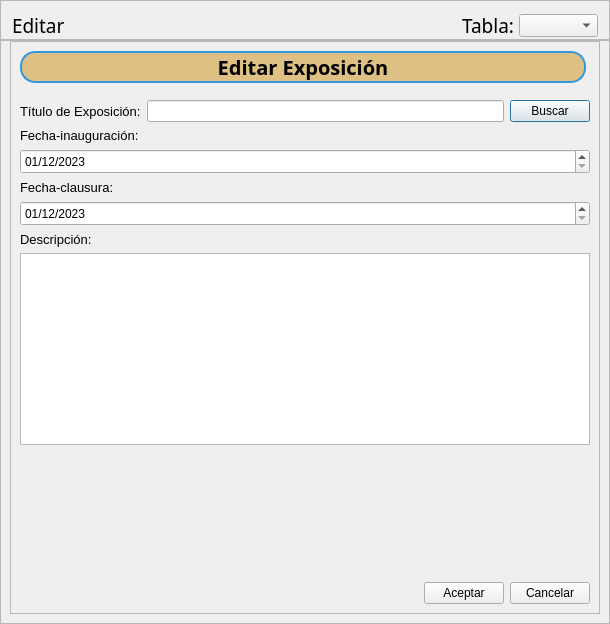
<?xml version="1.0" encoding="UTF-8"?>
<ui version="4.0">
 <class>Dialog</class>
 <widget class="QDialog" name="Dialog">
  <property name="geometry">
   <rect>
    <x>0</x>
    <y>0</y>
    <width>610</width>
    <height>624</height>
   </rect>
  </property>
  <property name="windowTitle">
   <string>Dialog</string>
  </property>
  <layout class="QVBoxLayout" name="verticalLayout">
   <property name="spacing">
    <number>0</number>
   </property>
   <property name="leftMargin">
    <number>0</number>
   </property>
   <property name="topMargin">
    <number>0</number>
   </property>
   <property name="rightMargin">
    <number>0</number>
   </property>
   <property name="bottomMargin">
    <number>0</number>
   </property>
   <item>
    <widget class="QFrame" name="frame">
     <property name="maximumSize">
      <size>
       <width>16777215</width>
       <height>50</height>
      </size>
     </property>
     <property name="frameShape">
      <enum>QFrame::StyledPanel</enum>
     </property>
     <property name="frameShadow">
      <enum>QFrame::Raised</enum>
     </property>
     <layout class="QHBoxLayout" name="horizontalLayout_3">
      <property name="spacing">
       <number>0</number>
      </property>
      <property name="leftMargin">
       <number>0</number>
      </property>
      <property name="topMargin">
       <number>0</number>
      </property>
      <property name="rightMargin">
       <number>0</number>
      </property>
      <property name="bottomMargin">
       <number>0</number>
      </property>
      <item>
       <layout class="QHBoxLayout" name="horizontalLayout_2">
        <property name="leftMargin">
         <number>11</number>
        </property>
        <property name="topMargin">
         <number>11</number>
        </property>
        <item>
         <widget class="QLabel" name="label_2">
          <property name="font">
           <font>
            <family>Mongolian Baiti</family>
            <pointsize>14</pointsize>
           </font>
          </property>
          <property name="text">
           <string>Editar </string>
          </property>
         </widget>
        </item>
        <item>
         <spacer name="horizontalSpacer">
          <property name="orientation">
           <enum>Qt::Horizontal</enum>
          </property>
          <property name="sizeHint" stdset="0">
           <size>
            <width>40</width>
            <height>20</height>
           </size>
          </property>
         </spacer>
        </item>
        <item>
         <layout class="QHBoxLayout" name="horizontalLayout">
          <property name="rightMargin">
           <number>11</number>
          </property>
          <item>
           <widget class="QLabel" name="label">
            <property name="font">
             <font>
              <family>Mongolian Baiti</family>
              <pointsize>14</pointsize>
             </font>
            </property>
            <property name="text">
             <string>Tabla: </string>
            </property>
           </widget>
          </item>
          <item>
           <widget class="QComboBox" name="cb_tablas">
            <property name="font">
             <font>
              <pointsize>10</pointsize>
             </font>
            </property>
            <property name="cursor">
             <cursorShape>PointingHandCursor</cursorShape>
            </property>
           </widget>
          </item>
         </layout>
        </item>
       </layout>
      </item>
     </layout>
    </widget>
   </item>
   <item>
    <widget class="QFrame" name="frame_2">
     <property name="frameShape">
      <enum>QFrame::StyledPanel</enum>
     </property>
     <property name="frameShadow">
      <enum>QFrame::Raised</enum>
     </property>
     <layout class="QVBoxLayout" name="verticalLayout_2">
      <property name="topMargin">
       <number>0</number>
      </property>
      <item>
       <widget class="QFrame" name="frame_3">
        <property name="frameShape">
         <enum>QFrame::StyledPanel</enum>
        </property>
        <property name="frameShadow">
         <enum>QFrame::Raised</enum>
        </property>
        <layout class="QVBoxLayout" name="verticalLayout_3">
         <property name="spacing">
          <number>0</number>
         </property>
         <property name="leftMargin">
          <number>0</number>
         </property>
         <property name="topMargin">
          <number>0</number>
         </property>
         <property name="rightMargin">
          <number>0</number>
         </property>
         <property name="bottomMargin">
          <number>0</number>
         </property>
         <item>
          <widget class="QStackedWidget" name="stackedWidget">
           <property name="styleSheet">
            <string notr="true">#label_telefono{
	background-color: #DEC085 ;
	border: 2px solid #3498db;
	border-radius: 15px;
	margin-right: 4px;
}

#label_22{
	background-color: #DEC085 ;
	border: 2px solid #3498db;
	border-radius: 15px;
	margin-right: 4px;
}

#label_7{
	background-color:#DEC085 ; 
	border: 2px solid #3498db;
	border-radius: 15px;
	margin-right: 4px;
}

#label_8{
	background-color:#DEC085 ; 
	border: 2px solid #3498db;
	border-radius: 15px;
	margin-right: 4px;
}</string>
           </property>
           <property name="currentIndex">
            <number>0</number>
           </property>
           <widget class="QWidget" name="page_exposicion">
            <layout class="QVBoxLayout" name="verticalLayout_7">
             <item>
              <widget class="QLabel" name="label_7">
               <property name="font">
                <font>
                 <family>Mongolian Baiti</family>
                 <pointsize>15</pointsize>
                 <weight>75</weight>
                 <bold>true</bold>
                </font>
               </property>
               <property name="text">
                <string>Editar Exposición</string>
               </property>
               <property name="alignment">
                <set>Qt::AlignCenter</set>
               </property>
              </widget>
             </item>
             <item>
              <layout class="QVBoxLayout" name="verticalLayout_5">
               <item>
                <layout class="QHBoxLayout" name="horizontalLayout_5">
                 <property name="topMargin">
                  <number>11</number>
                 </property>
                 <item>
                  <widget class="QLabel" name="label_5">
                   <property name="font">
                    <font>
                     <pointsize>10</pointsize>
                    </font>
                   </property>
                   <property name="text">
                    <string>Título de Exposición:</string>
                   </property>
                  </widget>
                 </item>
                 <item>
                  <widget class="QLineEdit" name="lineEdit_titulo_exposicion"/>
                 </item>
                 <item>
                  <widget class="QPushButton" name="bt_buscar_exposicion">
                   <property name="cursor">
                    <cursorShape>PointingHandCursor</cursorShape>
                   </property>
                   <property name="text">
                    <string>Buscar</string>
                   </property>
                   <property name="icon">
                    <iconset resource="icons.qrc">
                     <normaloff>:/icons/icons/search.svg</normaloff>:/icons/icons/search.svg</iconset>
                   </property>
                  </widget>
                 </item>
                </layout>
               </item>
               <item>
                <layout class="QVBoxLayout" name="verticalLayout_4">
                 <item>
                  <widget class="QLabel" name="label_3">
                   <property name="font">
                    <font>
                     <pointsize>10</pointsize>
                    </font>
                   </property>
                   <property name="text">
                    <string>Fecha-inauguración:</string>
                   </property>
                  </widget>
                 </item>
                 <item>
                  <widget class="QDateEdit" name="dateEdit_fecha_inauguracion">
                   <property name="minimumSize">
                    <size>
                     <width>0</width>
                     <height>25</height>
                    </size>
                   </property>
                   <property name="maximumSize">
                    <size>
                     <width>16777215</width>
                     <height>40</height>
                    </size>
                   </property>
                   <property name="dateTime">
                    <datetime>
                     <hour>0</hour>
                     <minute>0</minute>
                     <second>0</second>
                     <year>2023</year>
                     <month>12</month>
                     <day>1</day>
                    </datetime>
                   </property>
                   <property name="displayFormat">
                    <string>dd/MM/yyyy</string>
                   </property>
                  </widget>
                 </item>
                 <item>
                  <widget class="QLabel" name="label_4">
                   <property name="font">
                    <font>
                     <pointsize>10</pointsize>
                    </font>
                   </property>
                   <property name="text">
                    <string>Fecha-clausura:</string>
                   </property>
                  </widget>
                 </item>
                 <item>
                  <widget class="QDateEdit" name="dateEdit_fecha_clausura">
                   <property name="minimumSize">
                    <size>
                     <width>0</width>
                     <height>25</height>
                    </size>
                   </property>
                   <property name="maximumSize">
                    <size>
                     <width>16777215</width>
                     <height>25</height>
                    </size>
                   </property>
                   <property name="dateTime">
                    <datetime>
                     <hour>0</hour>
                     <minute>0</minute>
                     <second>0</second>
                     <year>2023</year>
                     <month>12</month>
                     <day>1</day>
                    </datetime>
                   </property>
                   <property name="displayFormat">
                    <string>dd/MM/yyyy</string>
                   </property>
                  </widget>
                 </item>
                 <item>
                  <widget class="QLabel" name="label_6">
                   <property name="font">
                    <font>
                     <pointsize>10</pointsize>
                    </font>
                   </property>
                   <property name="text">
                    <string>Descripción:</string>
                   </property>
                  </widget>
                 </item>
                 <item>
                  <widget class="QTextEdit" name="textEdit_descripcion">
                   <property name="html">
                    <string>&lt;!DOCTYPE HTML PUBLIC &quot;-//W3C//DTD HTML 4.0//EN&quot; &quot;http://www.w3.org/TR/REC-html40/strict.dtd&quot;&gt;
&lt;html&gt;&lt;head&gt;&lt;meta name=&quot;qrichtext&quot; content=&quot;1&quot; /&gt;&lt;style type=&quot;text/css&quot;&gt;
p, li { white-space: pre-wrap; }
&lt;/style&gt;&lt;/head&gt;&lt;body style=&quot; font-family:'MS Shell Dlg 2'; font-size:7.8pt; font-weight:400; font-style:normal;&quot;&gt;
&lt;p style=&quot;-qt-paragraph-type:empty; margin-top:0px; margin-bottom:0px; margin-left:0px; margin-right:0px; -qt-block-indent:0; text-indent:0px;&quot;&gt;&lt;br /&gt;&lt;/p&gt;&lt;/body&gt;&lt;/html&gt;</string>
                   </property>
                  </widget>
                 </item>
                 <item>
                  <spacer name="verticalSpacer_2">
                   <property name="orientation">
                    <enum>Qt::Vertical</enum>
                   </property>
                   <property name="sizeHint" stdset="0">
                    <size>
                     <width>20</width>
                     <height>40</height>
                    </size>
                   </property>
                  </spacer>
                 </item>
                </layout>
               </item>
               <item>
                <layout class="QHBoxLayout" name="horizontalLayout_4">
                 <item>
                  <spacer name="horizontalSpacer_4">
                   <property name="orientation">
                    <enum>Qt::Horizontal</enum>
                   </property>
                   <property name="sizeHint" stdset="0">
                    <size>
                     <width>40</width>
                     <height>20</height>
                    </size>
                   </property>
                  </spacer>
                 </item>
                 <item>
                  <widget class="QPushButton" name="bt_aceptar_exposicion">
                   <property name="cursor">
                    <cursorShape>PointingHandCursor</cursorShape>
                   </property>
                   <property name="text">
                    <string>Aceptar</string>
                   </property>
                  </widget>
                 </item>
                 <item>
                  <widget class="QPushButton" name="bt_cancelar_exposicion">
                   <property name="cursor">
                    <cursorShape>PointingHandCursor</cursorShape>
                   </property>
                   <property name="text">
                    <string>Cancelar</string>
                   </property>
                  </widget>
                 </item>
                </layout>
               </item>
              </layout>
             </item>
            </layout>
           </widget>
           <widget class="QWidget" name="page_obra">
            <layout class="QVBoxLayout" name="verticalLayout_11">
             <item>
              <widget class="QLabel" name="label_22">
               <property name="maximumSize">
                <size>
                 <width>16777215</width>
                 <height>30</height>
                </size>
               </property>
               <property name="font">
                <font>
                 <family>Mongolian Baiti</family>
                 <pointsize>15</pointsize>
                 <weight>75</weight>
                 <bold>true</bold>
                </font>
               </property>
               <property name="text">
                <string>Editar Obra</string>
               </property>
               <property name="alignment">
                <set>Qt::AlignCenter</set>
               </property>
              </widget>
             </item>
             <item>
              <widget class="QFrame" name="frame_4">
               <property name="frameShape">
                <enum>QFrame::StyledPanel</enum>
               </property>
               <property name="frameShadow">
                <enum>QFrame::Raised</enum>
               </property>
               <layout class="QVBoxLayout" name="verticalLayout_14">
                <property name="spacing">
                 <number>0</number>
                </property>
                <property name="leftMargin">
                 <number>0</number>
                </property>
                <property name="topMargin">
                 <number>0</number>
                </property>
                <property name="rightMargin">
                 <number>0</number>
                </property>
                <property name="bottomMargin">
                 <number>0</number>
                </property>
                <item>
                 <layout class="QVBoxLayout" name="verticalLayout_13">
                  <property name="topMargin">
                   <number>11</number>
                  </property>
                  <item>
                   <layout class="QHBoxLayout" name="horizontalLayout_9">
                    <item>
                     <widget class="QLabel" name="label_23">
                      <property name="font">
                       <font>
                        <pointsize>10</pointsize>
                       </font>
                      </property>
                      <property name="text">
                       <string>Id de registro:</string>
                      </property>
                     </widget>
                    </item>
                    <item>
                     <widget class="QLineEdit" name="lineEdit_registro"/>
                    </item>
                    <item>
                     <widget class="QPushButton" name="bt_buscar_obra">
                      <property name="cursor">
                       <cursorShape>PointingHandCursor</cursorShape>
                      </property>
                      <property name="text">
                       <string>Buscar</string>
                      </property>
                      <property name="icon">
                       <iconset resource="icons.qrc">
                        <normaloff>:/icons/icons/search.svg</normaloff>:/icons/icons/search.svg</iconset>
                      </property>
                     </widget>
                    </item>
                   </layout>
                  </item>
                  <item>
                   <layout class="QVBoxLayout" name="verticalLayout_12">
                    <property name="topMargin">
                     <number>11</number>
                    </property>
                    <item>
                     <widget class="QLabel" name="label_24">
                      <property name="font">
                       <font>
                        <pointsize>10</pointsize>
                       </font>
                      </property>
                      <property name="text">
                       <string>Título:</string>
                      </property>
                     </widget>
                    </item>
                    <item>
                     <widget class="QLineEdit" name="lineEdit_titulo_obra"/>
                    </item>
                    <item>
                     <widget class="QLabel" name="label_25">
                      <property name="font">
                       <font>
                        <pointsize>10</pointsize>
                       </font>
                      </property>
                      <property name="text">
                       <string>Estilo:</string>
                      </property>
                     </widget>
                    </item>
                    <item>
                     <widget class="QLineEdit" name="lineEdit_Estilo"/>
                    </item>
                    <item>
                     <widget class="QLabel" name="label_26">
                      <property name="font">
                       <font>
                        <pointsize>10</pointsize>
                       </font>
                      </property>
                      <property name="text">
                       <string>Precio salida:</string>
                      </property>
                     </widget>
                    </item>
                    <item>
                     <widget class="QLineEdit" name="lineEdit_presio_salida"/>
                    </item>
                    <item>
                     <widget class="QLabel" name="label_27">
                      <property name="font">
                       <font>
                        <pointsize>10</pointsize>
                       </font>
                      </property>
                      <property name="text">
                       <string>Título de exposición:</string>
                      </property>
                     </widget>
                    </item>
                    <item>
                     <widget class="QComboBox" name="comboBox_titulo_exposicion">
                      <item>
                       <property name="text">
                        <string/>
                       </property>
                      </item>
                      <item>
                       <property name="text">
                        <string/>
                       </property>
                      </item>
                     </widget>
                    </item>
                    <item>
                     <widget class="QLabel" name="label_28">
                      <property name="font">
                       <font>
                        <pointsize>10</pointsize>
                       </font>
                      </property>
                      <property name="text">
                       <string>Ci artista:</string>
                      </property>
                     </widget>
                    </item>
                    <item>
                     <widget class="QLineEdit" name="lineEdit_ci_artist"/>
                    </item>
                    <item>
                     <widget class="QLabel" name="label_29">
                      <property name="font">
                       <font>
                        <pointsize>10</pointsize>
                       </font>
                      </property>
                      <property name="text">
                       <string>Vendido:</string>
                      </property>
                     </widget>
                    </item>
                    <item>
                     <layout class="QHBoxLayout" name="horizontalLayout_10">
                      <item>
                       <widget class="QCheckBox" name="check_si">
                        <property name="font">
                         <font>
                          <pointsize>10</pointsize>
                         </font>
                        </property>
                        <property name="cursor">
                         <cursorShape>PointingHandCursor</cursorShape>
                        </property>
                        <property name="text">
                         <string>Si</string>
                        </property>
                       </widget>
                      </item>
                     </layout>
                    </item>
                    <item>
                     <widget class="QLabel" name="label_30">
                      <property name="font">
                       <font>
                        <pointsize>10</pointsize>
                       </font>
                      </property>
                      <property name="text">
                       <string>Precio mejor oferta:</string>
                      </property>
                     </widget>
                    </item>
                    <item>
                     <widget class="QLineEdit" name="lineEdit_precio_mejor"/>
                    </item>
                    <item>
                     <spacer name="verticalSpacer_3">
                      <property name="orientation">
                       <enum>Qt::Vertical</enum>
                      </property>
                      <property name="sizeHint" stdset="0">
                       <size>
                        <width>20</width>
                        <height>40</height>
                       </size>
                      </property>
                     </spacer>
                    </item>
                   </layout>
                  </item>
                  <item>
                   <layout class="QHBoxLayout" name="horizontalLayout_11">
                    <item>
                     <spacer name="horizontalSpacer_5">
                      <property name="orientation">
                       <enum>Qt::Horizontal</enum>
                      </property>
                      <property name="sizeHint" stdset="0">
                       <size>
                        <width>40</width>
                        <height>20</height>
                       </size>
                      </property>
                     </spacer>
                    </item>
                    <item>
                     <widget class="QPushButton" name="bt_aceptar_obra">
                      <property name="cursor">
                       <cursorShape>PointingHandCursor</cursorShape>
                      </property>
                      <property name="text">
                       <string>Aceptar</string>
                      </property>
                     </widget>
                    </item>
                    <item>
                     <widget class="QPushButton" name="bt_cancelar_obra">
                      <property name="cursor">
                       <cursorShape>PointingHandCursor</cursorShape>
                      </property>
                      <property name="text">
                       <string>Cancelar</string>
                      </property>
                     </widget>
                    </item>
                   </layout>
                  </item>
                 </layout>
                </item>
               </layout>
              </widget>
             </item>
            </layout>
           </widget>
           <widget class="QWidget" name="page_artista">
            <layout class="QVBoxLayout" name="verticalLayout_10">
             <item>
              <widget class="QLabel" name="label_8">
               <property name="maximumSize">
                <size>
                 <width>16777215</width>
                 <height>30</height>
                </size>
               </property>
               <property name="font">
                <font>
                 <family>Mongolian Baiti</family>
                 <pointsize>15</pointsize>
                 <weight>75</weight>
                 <bold>true</bold>
                </font>
               </property>
               <property name="text">
                <string>Editar Artista</string>
               </property>
               <property name="alignment">
                <set>Qt::AlignCenter</set>
               </property>
              </widget>
             </item>
             <item>
              <layout class="QVBoxLayout" name="verticalLayout_9">
               <item>
                <layout class="QVBoxLayout" name="verticalLayout_8">
                 <item>
                  <layout class="QHBoxLayout" name="horizontalLayout_7">
                   <property name="topMargin">
                    <number>11</number>
                   </property>
                   <item>
                    <widget class="QLabel" name="label_9">
                     <property name="font">
                      <font>
                       <pointsize>10</pointsize>
                       <weight>50</weight>
                       <bold>false</bold>
                      </font>
                     </property>
                     <property name="text">
                      <string>Ci de artista:</string>
                     </property>
                    </widget>
                   </item>
                   <item>
                    <widget class="QLineEdit" name="lineEdit_ci_Artista"/>
                   </item>
                   <item>
                    <widget class="QPushButton" name="bt_buscar_artista">
                     <property name="text">
                      <string>Busacar</string>
                     </property>
                     <property name="icon">
                      <iconset resource="icons.qrc">
                       <normaloff>:/icons/icons/search.svg</normaloff>:/icons/icons/search.svg</iconset>
                     </property>
                    </widget>
                   </item>
                  </layout>
                 </item>
                 <item>
                  <widget class="QLabel" name="label_10">
                   <property name="font">
                    <font>
                     <pointsize>10</pointsize>
                     <weight>50</weight>
                     <bold>false</bold>
                    </font>
                   </property>
                   <property name="text">
                    <string>Calle:</string>
                   </property>
                  </widget>
                 </item>
                 <item>
                  <widget class="QLineEdit" name="lineEdit_calle"/>
                 </item>
                 <item>
                  <widget class="QLabel" name="label_11">
                   <property name="font">
                    <font>
                     <pointsize>10</pointsize>
                     <weight>50</weight>
                     <bold>false</bold>
                    </font>
                   </property>
                   <property name="text">
                    <string>No:</string>
                   </property>
                  </widget>
                 </item>
                 <item>
                  <widget class="QLineEdit" name="lineEdit_no"/>
                 </item>
                 <item>
                  <widget class="QLabel" name="label_12">
                   <property name="font">
                    <font>
                     <pointsize>10</pointsize>
                    </font>
                   </property>
                   <property name="text">
                    <string>Provincia:</string>
                   </property>
                  </widget>
                 </item>
                 <item>
                  <widget class="QLineEdit" name="lineEdit_provincia"/>
                 </item>
                 <item>
                  <widget class="QLabel" name="label_13">
                   <property name="font">
                    <font>
                     <pointsize>10</pointsize>
                    </font>
                   </property>
                   <property name="text">
                    <string>Nacionalidad:</string>
                   </property>
                  </widget>
                 </item>
                 <item>
                  <widget class="QLineEdit" name="lineEdit_nacionalidad"/>
                 </item>
                 <item>
                  <spacer name="verticalSpacer">
                   <property name="orientation">
                    <enum>Qt::Vertical</enum>
                   </property>
                   <property name="sizeHint" stdset="0">
                    <size>
                     <width>20</width>
                     <height>40</height>
                    </size>
                   </property>
                  </spacer>
                 </item>
                </layout>
               </item>
               <item>
                <layout class="QHBoxLayout" name="horizontalLayout_8">
                 <property name="leftMargin">
                  <number>11</number>
                 </property>
                 <property name="topMargin">
                  <number>11</number>
                 </property>
                 <property name="rightMargin">
                  <number>11</number>
                 </property>
                 <property name="bottomMargin">
                  <number>11</number>
                 </property>
                 <item>
                  <spacer name="horizontalSpacer_2">
                   <property name="orientation">
                    <enum>Qt::Horizontal</enum>
                   </property>
                   <property name="sizeHint" stdset="0">
                    <size>
                     <width>40</width>
                     <height>20</height>
                    </size>
                   </property>
                  </spacer>
                 </item>
                 <item>
                  <widget class="QPushButton" name="bt_aceptar_artista">
                   <property name="cursor">
                    <cursorShape>PointingHandCursor</cursorShape>
                   </property>
                   <property name="text">
                    <string>Aceptar</string>
                   </property>
                  </widget>
                 </item>
                 <item>
                  <widget class="QPushButton" name="bt_cancelar_artista">
                   <property name="cursor">
                    <cursorShape>PointingHandCursor</cursorShape>
                   </property>
                   <property name="text">
                    <string>Cancelar</string>
                   </property>
                  </widget>
                 </item>
                </layout>
               </item>
              </layout>
             </item>
            </layout>
           </widget>
           <widget class="QWidget" name="page_telefono">
            <layout class="QVBoxLayout" name="verticalLayout_15">
             <item>
              <widget class="QFrame" name="frame_5">
               <property name="frameShape">
                <enum>QFrame::StyledPanel</enum>
               </property>
               <property name="frameShadow">
                <enum>QFrame::Raised</enum>
               </property>
               <layout class="QVBoxLayout" name="verticalLayout_17">
                <property name="topMargin">
                 <number>0</number>
                </property>
                <item>
                 <widget class="QLabel" name="label_telefono">
                  <property name="maximumSize">
                   <size>
                    <width>16777215</width>
                    <height>30</height>
                   </size>
                  </property>
                  <property name="font">
                   <font>
                    <family>Mongolian Baiti</family>
                    <pointsize>15</pointsize>
                    <weight>75</weight>
                    <bold>true</bold>
                   </font>
                  </property>
                  <property name="text">
                   <string>Editar Teléfono</string>
                  </property>
                  <property name="alignment">
                   <set>Qt::AlignCenter</set>
                  </property>
                 </widget>
                </item>
                <item>
                 <layout class="QVBoxLayout" name="verticalLayout_16">
                  <property name="topMargin">
                   <number>11</number>
                  </property>
                  <item>
                   <layout class="QHBoxLayout" name="horizontalLayout_12">
                    <item>
                     <widget class="QLabel" name="label_CI_artista">
                      <property name="font">
                       <font>
                        <pointsize>10</pointsize>
                       </font>
                      </property>
                      <property name="text">
                       <string>CI artista:</string>
                      </property>
                     </widget>
                    </item>
                    <item>
                     <widget class="QLineEdit" name="lineEdit_ci_artista"/>
                    </item>
                    <item>
                     <widget class="QPushButton" name="bt_buscar_telefono">
                      <property name="cursor">
                       <cursorShape>PointingHandCursor</cursorShape>
                      </property>
                      <property name="text">
                       <string>Buscar</string>
                      </property>
                      <property name="icon">
                       <iconset resource="icons.qrc">
                        <normaloff>:/icons/icons/search.svg</normaloff>:/icons/icons/search.svg</iconset>
                      </property>
                     </widget>
                    </item>
                   </layout>
                  </item>
                  <item>
                   <widget class="QLabel" name="label_No_telefono">
                    <property name="font">
                     <font>
                      <pointsize>10</pointsize>
                     </font>
                    </property>
                    <property name="text">
                     <string>No teléfono:</string>
                    </property>
                   </widget>
                  </item>
                  <item>
                   <widget class="QLineEdit" name="lineEdit_no_telefono"/>
                  </item>
                 </layout>
                </item>
                <item>
                 <spacer name="verticalSpacer_4">
                  <property name="orientation">
                   <enum>Qt::Vertical</enum>
                  </property>
                  <property name="sizeHint" stdset="0">
                   <size>
                    <width>20</width>
                    <height>40</height>
                   </size>
                  </property>
                 </spacer>
                </item>
                <item>
                 <layout class="QHBoxLayout" name="horizontalLayout_13">
                  <property name="leftMargin">
                   <number>11</number>
                  </property>
                  <property name="topMargin">
                   <number>11</number>
                  </property>
                  <property name="rightMargin">
                   <number>11</number>
                  </property>
                  <property name="bottomMargin">
                   <number>11</number>
                  </property>
                  <item>
                   <spacer name="horizontalSpacer_3">
                    <property name="orientation">
                     <enum>Qt::Horizontal</enum>
                    </property>
                    <property name="sizeHint" stdset="0">
                     <size>
                      <width>40</width>
                      <height>20</height>
                     </size>
                    </property>
                   </spacer>
                  </item>
                  <item>
                   <widget class="QPushButton" name="bt_aceptar_telefono">
                    <property name="cursor">
                     <cursorShape>PointingHandCursor</cursorShape>
                    </property>
                    <property name="text">
                     <string>Aceptar</string>
                    </property>
                   </widget>
                  </item>
                  <item>
                   <widget class="QPushButton" name="bt_cancelar_telefono">
                    <property name="cursor">
                     <cursorShape>PointingHandCursor</cursorShape>
                    </property>
                    <property name="text">
                     <string>Cancelar</string>
                    </property>
                   </widget>
                  </item>
                 </layout>
                </item>
               </layout>
              </widget>
             </item>
            </layout>
           </widget>
          </widget>
         </item>
        </layout>
       </widget>
      </item>
     </layout>
    </widget>
   </item>
  </layout>
 </widget>
 <resources>
  <include location="icons.qrc"/>
 </resources>
 <connections/>
</ui>
